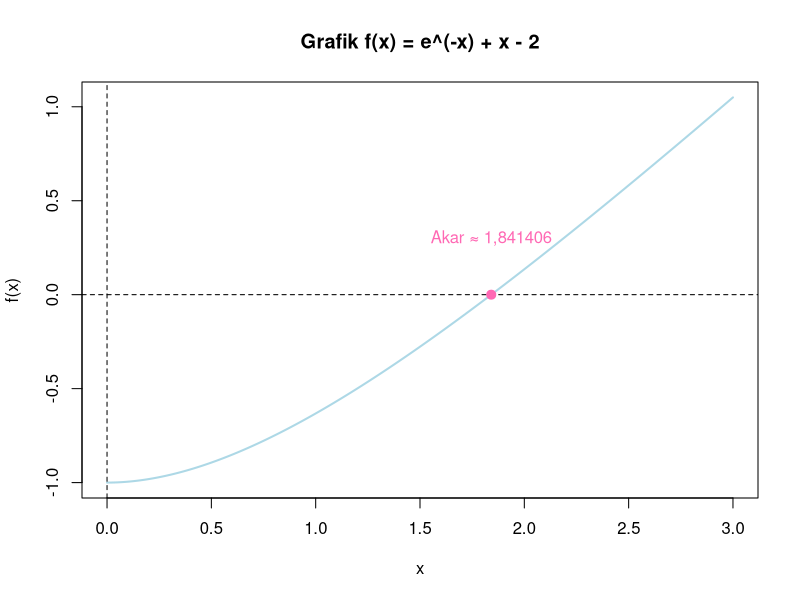

Write R code to recreate this figure.
f <- function(x) exp(-x) + x - 2

x <- seq(0, 3, by = 0.01)
y <- f(x)

plot(x, y, 
     type = "l", 
     col = "lightblue", 
     lwd = 2,
     main = "Grafik f(x) = e^(-x) + x - 2",
     xlab = "x", 
     ylab = "f(x)")

abline(h = 0, col = "black", lty = 2)
abline(v = 0, col = "black", lty = 2)

points(1.841406, 0, col = "hotpink", pch = 19, cex = 1.2)
text(1.841406, 0.3, labels = "Akar ≈ 1,841406", col = "hotpink")
